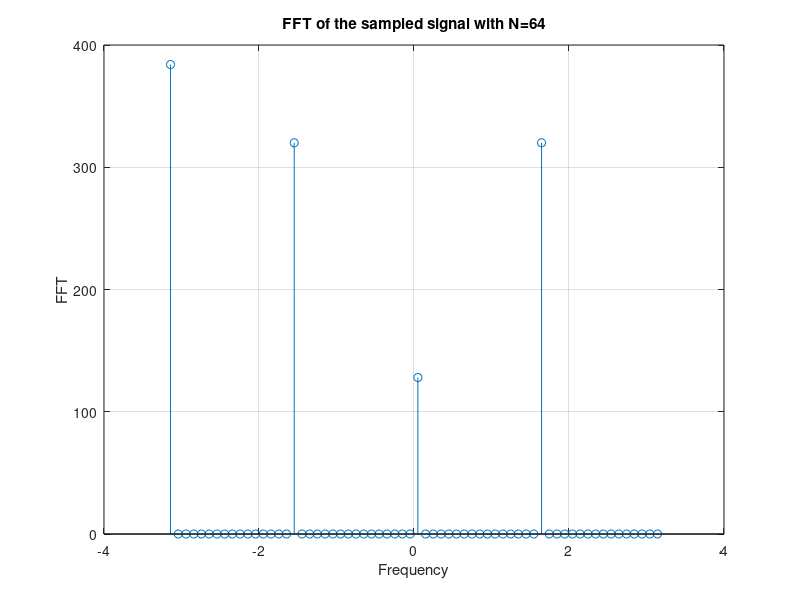
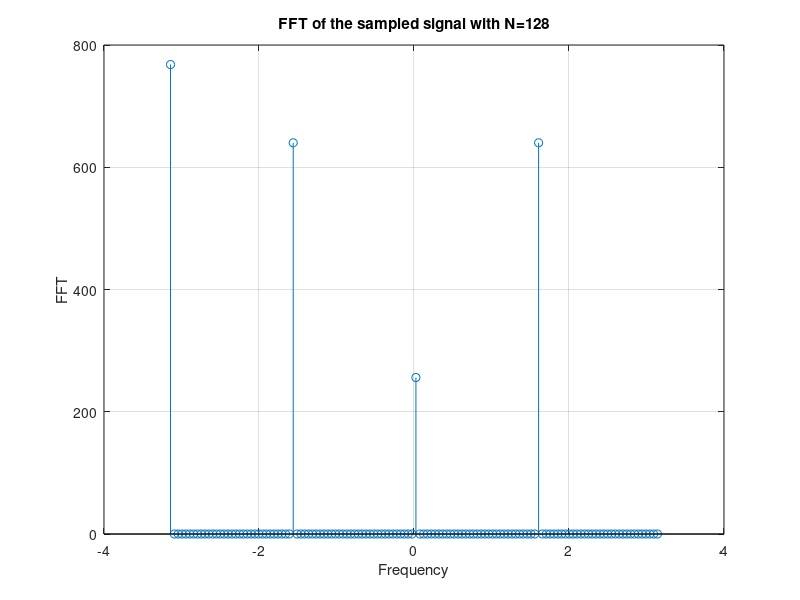
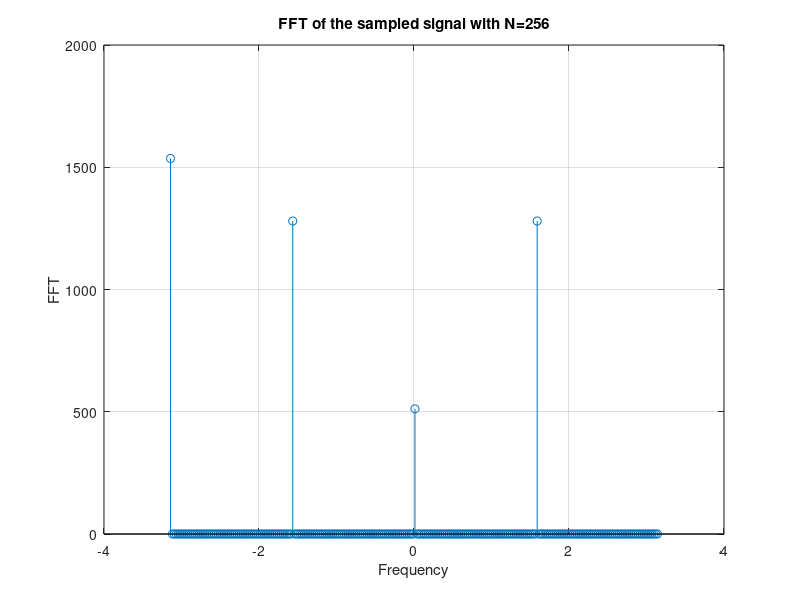
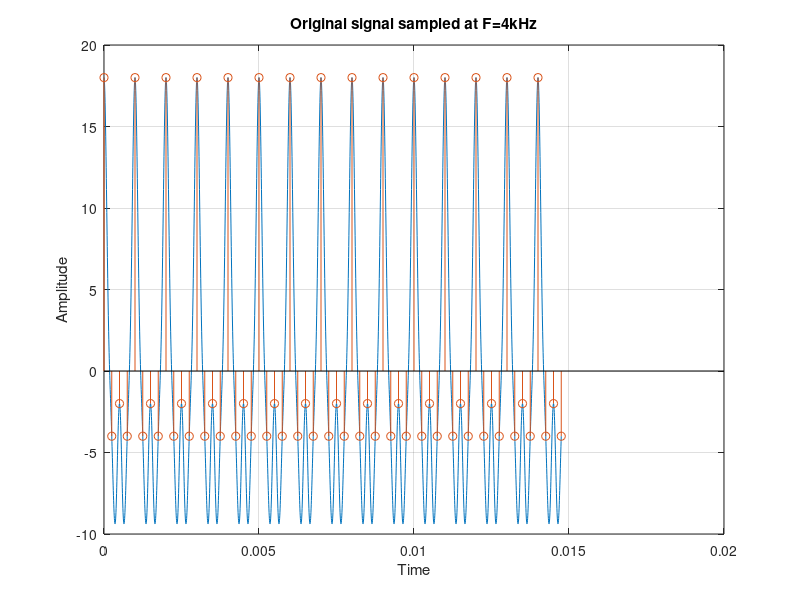

MATLAB code to generate these figures, in order:
clear all;
clc;

fs=4e3;
f0=200e3;

t=0:1/f0:59/fs;
x = 10*cos(2*pi*1000*t) + 6*cos(2*pi*2000*t) + 2*cos(2*pi*4000*t);

t0=0:1/fs:59/fs;
x0 = 10*cos(2*pi*1000*t0) + 6*cos(2*pi*2000*t0) + 2*cos(2*pi*4000*t0);
figure(4);
plot(t,x);
hold on;
stem(t0,x0);
grid on;
xlabel('Time'); 
ylabel('Amplitude');
title('Original signal sampled at F=4kHz');


n1=64;
t1=0: 1/fs: (n1-1)/fs;
x1 = 10*cos(2*pi*1000*t1) + 6*cos(2*pi*2000*t1) + 2*cos(2*pi*4000*t1);
y1=fft(x1,n1);
y11=fftshift(y1);
f1=linspace(-pi, pi, n1);



figure(1);
stem(f1, abs(y11));
xlabel('Frequency'); 
ylabel('FFT');
title('FFT of the sampled signal with N=64');
grid on;

n2=128;
t2=0: 1/fs: (n2-1)/fs;
x2 = 10*cos(2*pi*1000*t2) + 6*cos(2*pi*2000*t2) + 2*cos(2*pi*4000*t2);
y2=fft(x2,n2);
y21=fftshift(y2);
f2=linspace(-pi, pi, n2);

figure(2);
stem(f2, abs(y21));
xlabel('Frequency'); 
ylabel('FFT');
title('FFT of the sampled signal with N=128');
grid on;

n3=256;
t3=0: 1/fs: (n3-1)/fs;
x3 = 10*cos(2*pi*1000*t3) + 6*cos(2*pi*2000*t3) + 2*cos(2*pi*4000*t3);
y3=fft(x3,n3);
y31=fftshift(y3);
f3=linspace(-pi, pi, n3);

figure(3);
stem(f3, abs(y31));
xlabel('Frequency'); 
ylabel('FFT');
title('FFT of the sampled signal with N=256');
grid on;





